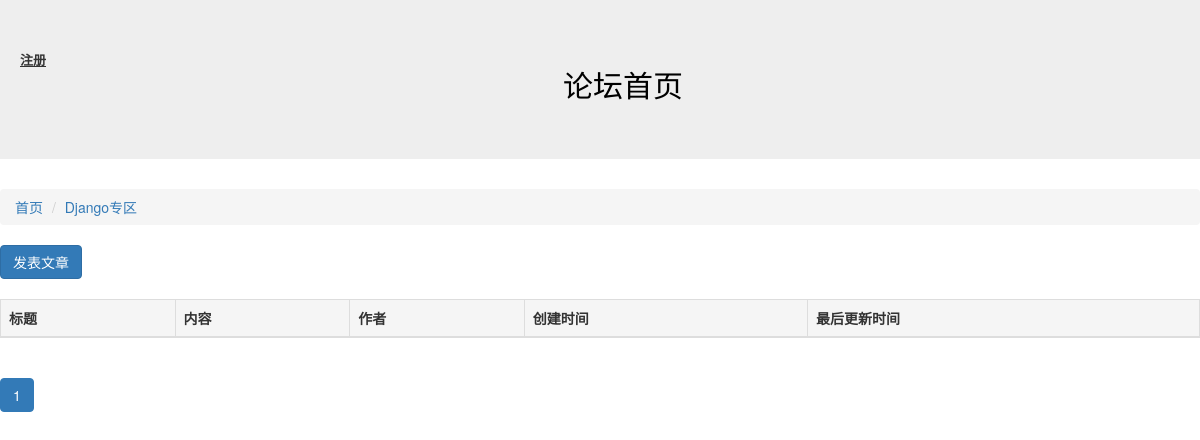
The app's page /article/list/2, older data.
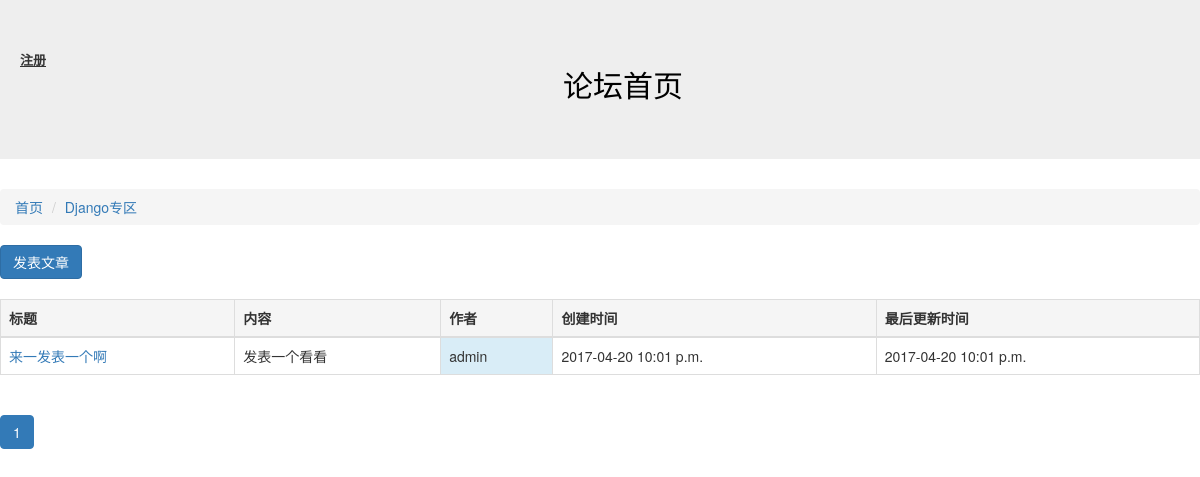
The same page, newer data.
### article/models.py (models this page shows, shortened)
class Article(models.Model):
    owner = models.ForeignKey(User,verbose_name="作者")
    block = models.ForeignKey(Block,verbose_name="板块ID")
    title = models.CharField("文章标题",max_length=10)
    content = models.CharField("文章内容",max_length=10000)
    status = models.IntegerField("状态",choices=((0,"正常"),(-1,"关闭")))
    create_timestamp = models.DateTimeField("创建时间",auto_now_add =True)
    last_timestamp = models.DateTimeField("最后更新时间",auto_now=True)
    class Meta:
        verbose_name = "文章"
        verbose_name_plural = "文章"

### article/views.py (the view)
# urls.py: url(r'^list/(?P<block_id>\d+)',article_list),
def article_list(request,block_id):
    block_id = int(block_id)
    block = Block.objects.get(id=block_id)
    ARTICLE_CNT_1PAGE = 1
    page_no = int(request.GET.get("page_no","1"))
    all_articles = Article.objects.filter(block=block,status=0).order_by("-id")
    articles_objs,page = paginate_queryset(all_articles,page_no,1)
    return render(request,"article_list.html",{"articles":articles_objs,"b":block,"page":page})

### tools.py (called while the page is built)
def paginate_queryset(obj,page_no,cnt_per_page=10,half_show_length=5):
    p = Paginator(obj,cnt_per_page)
    if page_no > p.num_pages:
        page_no = p.num_pages
    if page_no <= 0:
        page_no = 1
    page_links = [ i for i in range(page_no - half_show_length,page_no + half_show_length+1) if i > 0 and i <= p.num_pages]
    page = p.page(page_no)
    count = p.count
    previous_link = page_links[0] -1
    next_link = page_links[-1]+1
    pagination_data = {"has_previous": previous_link > 0,
			"has_next": next_link <= p.num_pages,
			"previous_link":page_no-1,
			"next_link":page_no+1,
			"page_cnt":p.num_pages,
			"current_no":page_no,
			"page_links":page_links,
			"count":count,
}
    return (page.object_list,pagination_data)

### article/templates/article_list.html
{% extends "base.html" %}
{% block content %}
<ol class="breadcrumb">
  <li ><a href="/">首页</a></li>
  <li class="active"><a href="/article/list/{{ b.id  }}">{{ b.names }}</a></li>
</ol>
<a href="/article/create/{{ b.id }}" class="btn btn-primary" role="button">发表文章</a>
<br />
<br />
<table class="table table-bordered">
	<thead>
	 <th class="active">标题</th>
	 <th class="active">内容</th>
	 <th class="active">作者</th>
	 <th class="active">创建时间</th>
	 <th class="active">最后更新时间</th>
	</thead>
	<tbody>
	{%for article in articles %}
	<tr >
		<td> <a href="/article/detail/{{ article.id}}">{{ article.title}}</a> </td>
		<td>{{ article.content	}}</td>
                <td class="info">{{ article.owner     }}</td>
		<td>{{ article.create_timestamp|date:"Y-m-d P"}}</td>
		<td>{{ article.last_timestamp|date:"Y-m-d P"}}</td>
	</tr>
	{% endfor %}
	</tbody>
</table>
{% include "Pagination.html" %}
{% endblock %}

Row changes from the older to the newer data that the page shows:
added Article: title "来一发表一个啊", content "发表一个看看", owner "admin", create_timestamp "2017-04-20 10:01 p.m.", last_timestamp "2017-04-20 10:01 p.m."
